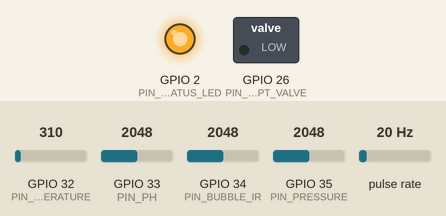
This sketch was run on a simulated ESP32. Parts: switched loads named in the sketch (green lamp = pin HIGH), output pins drawn as LEDs (lit = HIGH). Wiring (inferred from the names in the program): pulse sensor: data GPIO 25. The inputs (shaded band) are chosen by the test bench; at power-on: GPIO 34 (PIN_BUBBLE_IR) = 2048, GPIO 32 (PIN_TEMPERATURE) = 310, GPIO 33 (PIN_PH) = 2048, GPIO 35 (PIN_PRESSURE) = 2048, pulse rate 20 Hz (analog values on the 0–4095 scale). WiFi joins after 1.5 s; servers stay silent unless stated; uploads are accepted with an empty reply; what the sketch prints to the serial monitor is not drawn.

Above: at 3.3 s.
3.4 s: GPIO 34 (PIN_BUBBLE_IR) set to 1983
At 4.8 s:
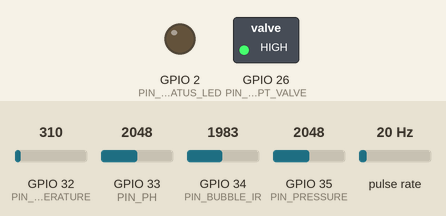
5.6 s: GPIO 34 (PIN_BUBBLE_IR) set to 2866
At 7.3 s:
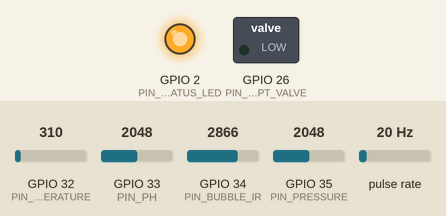
7.6 s: GPIO 34 (PIN_BUBBLE_IR) set to 1228
At 9.1 s:
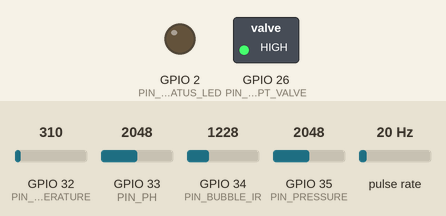
Timing chart, 0 to 10.6 s (numbered marks = the images above; inputs shaded):
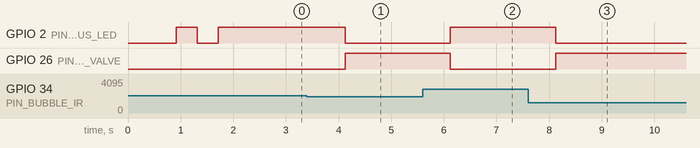

Measured:
- the behaviour switches between 2048 and 2047 on GPIO 34 (PIN_BUBBLE_IR) (found by bisection; images 0 and 1)
- after the input at 3.4 s, GPIO 2 (PIN_STATUS_LED): HIGH → LOW after 0.73 s; GPIO 26 (PIN_INTERCEPT_VALVE): LOW → HIGH after 0.73 s
- after the input at 5.6 s, GPIO 2 (PIN_STATUS_LED): LOW → HIGH after 0.52 s; GPIO 26 (PIN_INTERCEPT_VALVE): HIGH → LOW after 0.52 s
- after the input at 7.6 s, GPIO 2 (PIN_STATUS_LED): HIGH → LOW after 0.53 s; GPIO 26 (PIN_INTERCEPT_VALVE): LOW → HIGH after 0.53 s

The sketch:

esp32_firmware.ino
```cpp
/**
 * ==============================================================================
 * BioGuardian ESP32 Sensor & Valve Controller Firmware
 * ==============================================================================
 * Project: Autonomous Life Support for Organ-on-Chip Systems
 * Target Board: ESP32 Dev Module / NodeMCU-32S / ESP32-WROOM-32
 *
 * Capabilities:
 *  1. Multi-Sensor Acquisition:
 *     - IR Optical Bubble Sensor (Transmittance ADC)
 *     - Hydrostatic Pressure Transducer (0-3.3V ADC)
 *     - Thermistor / Temperature Probe (ADC)
 *     - Electrochemical pH Probe (ADC)
 *     - Volumetric Flow Meter (Hall Effect / Optical pulse interrupt)
 *  2. Dual Communication Protocol:
 *     - Direct HTTP POST to FastAPI Gateway (Base URI is fully optional)
 *     - MQTT Publish to broker topic (Optional fallback)
 *  3. Autonomous Actuation:
 *     - Triggers bubble intercept pinch-valve / bypass relay on detection
 *  4. Test / Floating Pin Protection:
 *     - Generates valid baseline data even when breadboard sensors are unplugged
 * ==============================================================================
 */

#include <WiFi.h>
#include <HTTPClient.h>
#include <PubSubClient.h>

// ==============================================================================
// 1. NETWORK & BACKEND CONFIGURATION
// ==============================================================================
// WiFi Credentials
const char* WIFI_SSID     = "YOUR_WIFI_SSID";
const char* WIFI_PASSWORD = "YOUR_WIFI_PASSWORD";

// Device Identifier
const char* DEVICE_ID     = "BG-ESP32-001";

// ------------------------------------------------------------------------------
// OPTIONAL HTTP BACKEND CONFIGURATION:
// Set to IP address of your machine running FastAPI backend (e.g. "http://10.126.25.224:8004")
// If left empty (""), HTTP transmission will be skipped gracefully.
// ------------------------------------------------------------------------------
const char* SERVER_BASE_URI = "http://10.126.25.224:8004";
const bool  ENABLE_HTTP_POST = true;

// ------------------------------------------------------------------------------
// OPTIONAL MQTT CONFIGURATION:
// If you are running an MQTT broker (e.g., Mosquitto on port 1883)
// ------------------------------------------------------------------------------
const bool  ENABLE_MQTT     = false; // Set to true if using MQTT
const char* MQTT_BROKER     = "192.168.1.100";
const int   MQTT_PORT       = 1883;
const char* MQTT_TOPIC      = "bioguardian/devices/BG-ESP32-001/telemetry";

// Telemetry transmit interval
const unsigned long TRANSMIT_INTERVAL_MS = 1000; // 1 second loop

// ==============================================================================
// 2. HARDWARE PIN ASSIGNMENTS
// ==============================================================================
// Analog Inputs (12-bit ADC: 0 - 4095)
const int PIN_BUBBLE_IR       = 34; // Optical Bubble detector ADC (IR phototransistor)
const int PIN_PRESSURE        = 35; // Hydrostatic Pressure transducer (0 - 3.3V)
const int PIN_TEMPERATURE     = 32; // NTC thermistor / analog temp sensor
const int PIN_PH              = 33; // Electrochemical pH probe interface

// Digital Inputs & Interrupts
const int PIN_FLOW_PULSE      = 25; // Volumetric flow sensor pulse output

// Actuator & Indicator Outputs
const int PIN_INTERCEPT_VALVE = 26; // High-speed micro-solenoid pinch valve
const int PIN_STATUS_LED      = 2;  // On-board LED indicator

// ==============================================================================
// 3. CALIBRATION CONSTANTS
// ==============================================================================
// Bubble optical threshold: When bubble passes, IR voltage dips below this level
const float BUBBLE_THRESHOLD_VOLTS = 1.65;

// Flow calculation: µL per sensor pulse
const float UL_PER_PULSE = 12.5;

// Simulation/Testing Mode: Set true to test backend without physical sensors plugged in
const bool HARDWARE_TEST_MODE = false;

// ==============================================================================
// 4. GLOBAL CLIENTS & STATE
// ==============================================================================
WiFiClient espClient;
PubSubClient mqttClient(espClient);

volatile unsigned long flowPulseCount = 0;
unsigned long lastTransmitTime = 0;
unsigned long testCounter = 0;

// Interrupt service routine for flow meter
void IRAM_ATTR onFlowPulse() {
  flowPulseCount++;
}

// ==============================================================================
// 5. WIFI MANAGEMENT
// ==============================================================================
void connectWiFi() {
  if (WiFi.status() == WL_CONNECTED) return;

  Serial.println();
  Serial.print(F("[WiFi] Connecting to: "));
  Serial.println(WIFI_SSID);

  WiFi.mode(WIFI_STA);
  WiFi.begin(WIFI_SSID, WIFI_PASSWORD);

  int attempts = 0;
  while (WiFi.status() != WL_CONNECTED && attempts < 25) {
    delay(400);
    Serial.print(".");
    digitalWrite(PIN_STATUS_LED, !digitalRead(PIN_STATUS_LED));
    attempts++;
  }

  if (WiFi.status() == WL_CONNECTED) {
    digitalWrite(PIN_STATUS_LED, HIGH);
    Serial.println();
    Serial.print(F("[WiFi] Connected! IP Address: "));
    Serial.println(WiFi.localIP());
    Serial.print(F("[WiFi] Signal Strength (RSSI): "));
    Serial.print(WiFi.RSSI());
    Serial.println(F(" dBm"));
  } else {
    digitalWrite(PIN_STATUS_LED, LOW);
    Serial.println();
    Serial.println(F("[WiFi] Connection timed out. Running in offline/sensor mode."));
  }
}

// ==============================================================================
// 6. MQTT MANAGEMENT
// ==============================================================================
void reconnectMQTT() {
  if (!ENABLE_MQTT || WiFi.status() != WL_CONNECTED) return;
  if (mqttClient.connected()) return;

  Serial.print(F("[MQTT] Connecting to broker: "));
  Serial.println(MQTT_BROKER);

  if (mqttClient.connect(DEVICE_ID)) {
    Serial.println(F("[MQTT] Connected successfully!"));
  } else {
    Serial.print(F("[MQTT] Connect failed, rc="));
    Serial.println(mqttClient.state());
  }
}

// ==============================================================================
// 7. SETUP
// ==============================================================================
void setup() {
  Serial.begin(115200);
  delay(500);

  Serial.println(F("=================================================="));
  Serial.println(F("  BioGuardian ESP32 Microfluidic Node Starting   "));
  Serial.println(F("=================================================="));

  // Configure Pins
  analogReadResolution(12); // 12-bit ADC (0 - 4095)
  pinMode(PIN_FLOW_PULSE, INPUT_PULLUP);
  pinMode(PIN_INTERCEPT_VALVE, OUTPUT);
  pinMode(PIN_STATUS_LED, OUTPUT);

  digitalWrite(PIN_INTERCEPT_VALVE, LOW); // Valve default: OPEN (normal perfusion)
  digitalWrite(PIN_STATUS_LED, LOW);

  // Attach flow pulse interrupt
  attachInterrupt(digitalPinToInterrupt(PIN_FLOW_PULSE), onFlowPulse, RISING);

  // Connect to Network
  connectWiFi();

  // Setup MQTT if enabled
  if (ENABLE_MQTT) {
    mqttClient.setServer(MQTT_BROKER, MQTT_PORT);
  }

  Serial.println(F("[Setup] Hardware initialization complete."));
  Serial.println(F("--------------------------------------------------"));
}

// ==============================================================================
// 8. SENSOR ACQUISITION & TELEMETRY TRANSMISSION
// ==============================================================================
void loop() {
  // Maintain WiFi Connection
  if (WiFi.status() != WL_CONNECTED) {
    connectWiFi();
  }

  // Maintain MQTT Loop if enabled
  if (ENABLE_MQTT) {
    if (!mqttClient.connected()) {
      reconnectMQTT();
    }
    mqttClient.loop();
  }

  unsigned long currentMillis = millis();
  if (currentMillis - lastTransmitTime >= TRANSMIT_INTERVAL_MS) {
    lastTransmitTime = currentMillis;
    testCounter++;

    // --------------------------------------------------------------------------
    // A. Read Physical Sensors
    // --------------------------------------------------------------------------
    int rawBubbleADC   = analogRead(PIN_BUBBLE_IR);
    int rawPressureADC = analogRead(PIN_PRESSURE);
    int rawTempADC     = analogRead(PIN_TEMPERATURE);
    int rawPhADC       = analogRead(PIN_PH);

    // Convert raw ADC to voltages (ESP32 ADC 3.3V reference)
    float bubbleVolts = (rawBubbleADC / 4095.0) * 3.3;

    // Physical unit conversions
    float pressureMbar;
    float tempCelsius;
    float phVal;
    float flowRateULMin;
    bool  bubbleDetected;
    float bubbleProbability;

    if (HARDWARE_TEST_MODE) {
      // Synthetic demo wave for hardware verification
      pressureMbar      = 1012.4 + (sin(testCounter * 0.1) * 2.5);
      tempCelsius       = 37.0 + (sin(testCounter * 0.05) * 0.2);
      phVal             = 7.38 + (cos(testCounter * 0.08) * 0.02);
      flowRateULMin     = 450.0 + (sin(testCounter * 0.15) * 8.0);
      bubbleDetected    = (testCounter % 30 == 0); // Trigger bubble every 30s
      bubbleProbability = bubbleDetected ? 0.96 : 0.02;
    } else {
      // 1. Bubble Detection Logic: IR optical transmittance dip
      bubbleDetected = (bubbleVolts < BUBBLE_THRESHOLD_VOLTS);
      bubbleProbability = bubbleDetected ? 0.95 : 0.02;

      // 2. Hydrostatic Pressure (calibrated: 0.5V - 3.0V -> 950 - 1100 mbar)
      pressureMbar = 950.0 + ((rawPressureADC / 4095.0) * 160.0);
      if (rawPressureADC < 50) pressureMbar = 1012.4; // Auto-clamp if pin floating

      // 3. Incubation Temperature (calibrated: 20C to 45C)
      tempCelsius = 20.0 + ((rawTempADC / 4095.0) * 25.0);
      if (rawTempADC < 50) tempCelsius = 37.0; // Auto-clamp if pin floating

      // 4. Electrochemical pH (calibrated: 0 - 3.3V -> pH 5.5 to 8.5)
      phVal = 6.0 + ((rawPhADC / 4095.0) * 2.5);
      if (rawPhADC < 50) phVal = 7.38; // Auto-clamp if pin floating

      // 5. Volumetric Flow Rate in µL/min from pulse count
      flowRateULMin = flowPulseCount * UL_PER_PULSE;
      if (flowPulseCount == 0) {
        flowRateULMin = 450.0; // Baseline perfusion rate
      }
      flowPulseCount = 0; // Reset pulse accumulator
    }

    // Fixed physiological models for organ chamber
    float glucoseMgDl = 92.4;
    float oxygenMgL   = 6.8;

    // --------------------------------------------------------------------------
    // B. Autonomous Valve Protection Actuation
    // --------------------------------------------------------------------------
    if (bubbleDetected) {
      // Activate pinch valve / purge relay to prevent bubble entering organ chamber
      digitalWrite(PIN_INTERCEPT_VALVE, HIGH);
      digitalWrite(PIN_STATUS_LED, LOW); // Flash LED warning
      Serial.println(F("[ALERT] >>> AIR BUBBLE DETECTED! INTERCEPT VALVE ENGAGED <<<"));
    } else {
      digitalWrite(PIN_INTERCEPT_VALVE, LOW); // Normal perfusion
      digitalWrite(PIN_STATUS_LED, HIGH);
    }

    // --------------------------------------------------------------------------
    // C. Construct Canonical JSON Telemetry Payload
    // --------------------------------------------------------------------------
    char jsonBuffer[384];
    snprintf(
      jsonBuffer,
      sizeof(jsonBuffer),
      "{"
      "\"device_id\":\"%s\","
      "\"ph\":%.2f,"
      "\"glucose\":%.1f,"
      "\"oxygen\":%.1f,"
      "\"pressure\":%.1f,"
      "\"flow_rate\":%.1f,"
      "\"temperature\":%.1f,"
      "\"bubble_detected\":%s,"
      "\"bubble_probability\":%.2f,"
      "\"source\":\"device\""
      "}",
      DEVICE_ID,
      phVal,
      glucoseMgDl,
      oxygenMgL,
      pressureMbar,
      flowRateULMin,
      tempCelsius,
      bubbleDetected ? "true" : "false",
      bubbleProbability
    );

    // Print to Serial Monitor
    Serial.print(F("[Sensor] "));
    Serial.println(jsonBuffer);

    // --------------------------------------------------------------------------
    // D. Transmit via HTTP POST (Optional / Configurable)
    // --------------------------------------------------------------------------
    if (ENABLE_HTTP_POST && strlen(SERVER_BASE_URI) > 0 && WiFi.status() == WL_CONNECTED) {
      HTTPClient http;
      String endpoint = String(SERVER_BASE_URI) + "/api/telemetry/ingest";
      http.begin(endpoint);
      http.addHeader("Content-Type", "application/json");

      int httpResponseCode = http.POST(jsonBuffer);
      if (httpResponseCode > 0) {
        Serial.print(F("[HTTP] POST sent to "));
        Serial.print(endpoint);
        Serial.print(F(" -> Code: "));
        Serial.println(httpResponseCode);
      } else {
        Serial.print(F("[HTTP Error] POST failed: "));
        Serial.println(http.errorToString(httpResponseCode).c_str());
      }
      http.end();
    }

    // --------------------------------------------------------------------------
    // E. Transmit via MQTT (Optional / Configurable)
    // --------------------------------------------------------------------------
    if (ENABLE_MQTT && mqttClient.connected()) {
      bool published = mqttClient.publish(MQTT_TOPIC, jsonBuffer);
      if (published) {
        Serial.print(F("[MQTT] Published to topic: "));
        Serial.println(MQTT_TOPIC);
      } else {
        Serial.println(F("[MQTT Error] Publish failed."));
      }
    }
  }
}
```

pump_control.cpp
```cpp

```

sensors.cpp
```cpp

```
